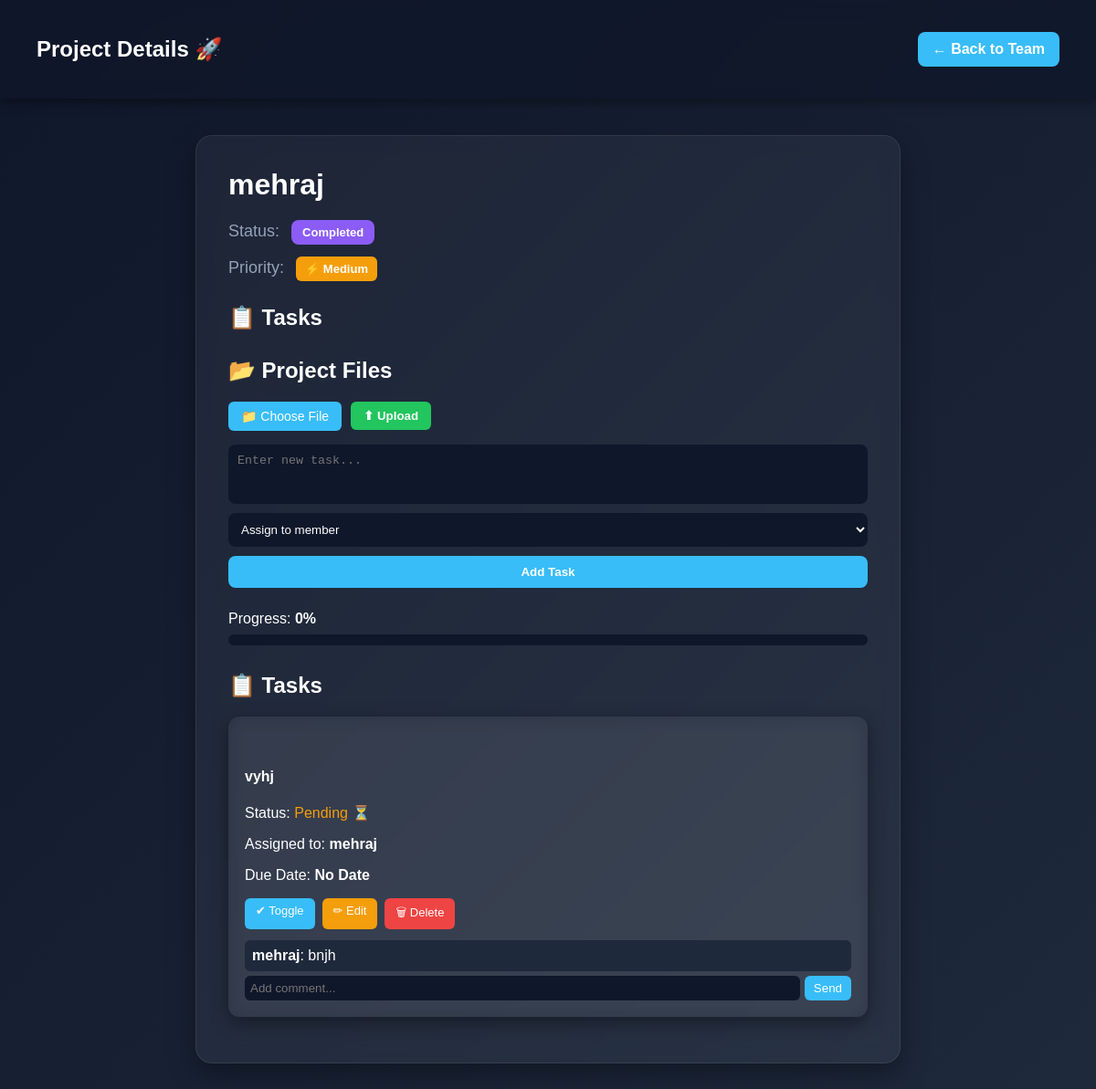
The page /project/2 (signed in) on the database its author committed.
### tables this page shows
CREATE TABLE projects (
            id INTEGER PRIMARY KEY AUTOINCREMENT,
            team_id INTEGER,
            project_name TEXT,
            status TEXT,
            priority TEXT
        );

CREATE TABLE tasks (
            id INTEGER PRIMARY KEY AUTOINCREMENT,
            project_id INTEGER,
            task_name TEXT,
            status TEXT,
            due_date TEXT,
            assigned_to TEXT
        );

CREATE TABLE comments (
            id INTEGER PRIMARY KEY AUTOINCREMENT,
            task_id INTEGER,
            username TEXT,
            comment TEXT
        );

### app.py (the view)
@app.route("/project/<int:project_id>")
def project_page(project_id):
    if not session.get("logged_in"):
        return redirect("/login")
    conn = sqlite3.connect("users.db", timeout=10)
    cursor = conn.cursor()
    cursor.execute(
        "SELECT * FROM projects WHERE id=?",
        (project_id,)
    )
    project = cursor.fetchone()
    cursor.execute(
        "SELECT * FROM tasks WHERE project_id=?",
        (project_id,)
    )
    tasks = cursor.fetchall()
    cursor.execute(
        "SELECT * FROM comments"
    )
    comments = cursor.fetchall()
    cursor.execute("""
        SELECT username FROM team_members
        WHERE team_id = (
            SELECT team_id FROM projects WHERE id=?
        )
    """, (project_id,))
    members = cursor.fetchall()
    cursor.execute(
        "SELECT * FROM files WHERE project_id=?",
        (project_id,)
    )
    files = cursor.fetchall()
    total_tasks = len(tasks)
    if total_tasks == 0:
        progress = 0
    else:
        completed_tasks = 0
        for t in tasks:
            if t[3] == "Completed":
                completed_tasks += 1
        progress = int((completed_tasks / total_tasks) * 100)
        progress = int(progress / 10) * 10
    conn.close()
    current_date = str(datetime.now().date())
    return render_template(
        "project.html",
        project=project,
        tasks=tasks,
        comments=comments,
        progress=progress,
        members=members,
        current_date=current_date,
        files=files
    )

### templates/project.html (shortened to what this page needs)
<!DOCTYPE html>
<html>
<head>
</head>
<body>
<div class="navbar">
<h2>Project Details 🚀</h2>
<a href="/team/{{ project[1] }}" class="back-btn">
← Back to Team
</a>
</div>
<div class="container">
<div class="project-card">
<div class="project-title">
{{ project[2] }}
</div>
<div class="info">
<span class="label">Status:</span>
{% if project[3] == "Active" %}
<span class="badge active">Active</span>
{% elif project[3] == "In Progress" %}
<span class="badge progress">In Progress</span>
{% else %}
<span class="badge completed">Completed</span>
{% endif %}
</div>
<div class="info">
<span class="label">Priority:</span>
<span class="priority
{% if project[4] == 'High' %}
high
{% elif project[4] == 'Medium' %}
medium
{% else %}
low
{% endif %}
">
{% if project[4] == "High" %}
🔥 High
{% elif project[4] == "Medium" %}
⚡ Medium
{% else %}
🌿 Low
{% endif %}
</span>
</div>
<h2 style="margin-top:30px;">📋 Tasks</h2>
 <h2 style="margin-top:30px;">📂 Project Files</h2>
<form action="/upload_file/{{ project[0] }}" method="POST" enctype="multipart/form-data"
style="display:flex;gap:10px;margin-top:10px;align-items:center;">
<label style="
background:#38bdf8;
padding:8px 14px;
border-radius:6px;
cursor:pointer;
font-size:14px;
">
📁 Choose File
</label>
<button type="submit"
style="
background:#22c55e;
border:none;
padding:8px 14px;
border-radius:6px;
color:white;
cursor:pointer;
font-weight:bold;
">
⬆ Upload
</button>
</form>
<form action="/add_task/{{ project[0] }}" method="POST"
style="margin-top:15px; display:flex; flex-direction:column; gap:10px;">
<textarea
name="task_name"
placeholder="Enter new task..."
rows="3"
style="padding:10px;border:none;border-radius:8px;outline:none;background:#0f172a;color:white;resize:none;"></textarea>
<select name="assigned_to"
style="padding:10px;border-radius:8px;background:#0f172a;color:white;border:none;">
<option value="">Assign to member</option>
</select>
<button type="submit"
style="background:#38bdf8;border:none;padding:10px;border-radius:8px;color:white;font-weight:600;cursor:pointer;">
Add Task
</button>
</form>
<div class="progress-container">
<p class="progress-text">
Progress: <b>{{ progress }}%</b>
</p>
<div class="progress-bar">
</div>
</div>
<h2 style="margin-top:30px;">📋 Tasks</h2>
<div id="taskList" style="margin-top:15px;">
{% for t in tasks %}
<div class="task-item">
<h4 style="white-space:pre-line;">
{{ t[2] }}
</h4>
<p>
Status:
{% if t[3] == "Completed" %}
<span style="color:#22c55e;font-weight:bold;">Completed ✅</span>
{% else %}
<span style="color:#f59e0b;">Pending ⏳</span>
{% endif %}
</p>
<p>
Assigned to:
<b>{{ t[5] if t|length > 5 and t[5] else "Not Assigned" }}</b>
</p>
<p>
Due Date:
<b>{{ t[4] if t|length > 4 and t[4] else "No Date" }}</b>
</p>
<div class="task-buttons">
<a href="/toggle_task/{{ t[0] }}" class="btn btn-toggle">
✔ Toggle
</a>
<a href="/edit_task/{{ t[0] }}" class="btn btn-edit">
✏ Edit
</a>
<a href="/delete_task/{{ t[0] }}" class="btn btn-delete">
🗑 Delete
</a>
</div>
<div style="margin-top:12px;">
{% for c in comments %}
{% if c[1] == t[0] %}
<div style="background:#1e293b;padding:8px;border-radius:6px;margin-bottom:5px;">
<b>{{ c[2] }}</b>: {{ c[3] }}
</div>
{% endif %}
{% endfor %}
<form action="/add_comment/{{ t[0] }}" method="POST"
style="display:flex;gap:5px;margin-top:5px;">
<input type="text"
name="comment"
placeholder="Add comment..."
style="flex:1;padding:6px;border-radius:6px;border:none;background:#0f172a;color:white;">
<button type="submit"
style="background:#38bdf8;border:none;padding:6px 10px;border-radius:6px;color:white;">
Send
</button>
</form>
</div>
</div>
{% endfor %}
</div>
</body>
</html>

### templates/project.html (style rules this page uses)
body { margin:0; font-family:Poppins, sans-serif; background:linear-gradient(135deg,#0f172a,#1e293b); color:white; }
.navbar { display:flex; justify-content:space-between; align-items:center; padding:20px 40px; background:rgba(15,23,42,0.8); backdrop-filter:blur(10px); box-shadow:0 4px 12px rgba(0,0,0,0.4); }
.back-btn { background:#38bdf8; padding:10px 16px; border-radius:8px; color:white; text-decoration:none; font-weight:600; transition:0.3s; }
.container { padding:40px; display:flex; justify-content:center; }
.project-card { width:100%; max-width:700px; background:rgba(255,255,255,0.05); backdrop-filter:blur(10px); padding:35px; border-radius:18px; box-shadow:0 12px 30px rgba(0,0,0,0.35); border:1px solid rgba(255,255,255,0.08); animation:fadeIn 0.6s ease; }
.project-title { font-size:32px; font-weight:700; margin-bottom:20px; }
.info { margin:15px 0; font-size:18px; }
.label { color:#94a3b8; }
.badge { display:inline-block; padding:6px 12px; border-radius:8px; font-size:13px; font-weight:600; margin-left:8px; }
.completed { background:#8b5cf6; }
.priority { padding:6px 10px; border-radius:6px; font-size:13px; font-weight:bold; margin-left:8px; }
.medium { background:#f59e0b; }
.task-item { background:rgba(255,255,255,0.04); backdrop-filter:blur(10px); padding:18px; border-radius:12px; margin-bottom:15px; transition:0.3s; box-shadow:0 6px 20px rgba(0,0,0,0.4); cursor:grab; }
.task-buttons { margin-top:12px; display:flex; gap:8px; flex-wrap:wrap; }
.btn { padding:6px 12px; border-radius:6px; font-size:13px; text-decoration:none; color:white; transition:0.2s; }
.btn-toggle { background:#38bdf8; }
.btn-edit { background:#f59e0b; }
.btn-delete { background:#ef4444; }
.progress-container { margin-top:25px; }
.progress-text { margin-bottom:8px; }
.progress-bar { width:100%; height:12px; background:#0f172a; border-radius:10px; overflow:hidden; }

### rows shown on the page
projects: project_name "mehraj"
tasks: task_name "vyhj", status "Pending ⏳", assigned_to "mehraj", t "No Date"
comments: username "mehraj", comment "bnjh"

### other values the page prints
{{ progress }} "0"
